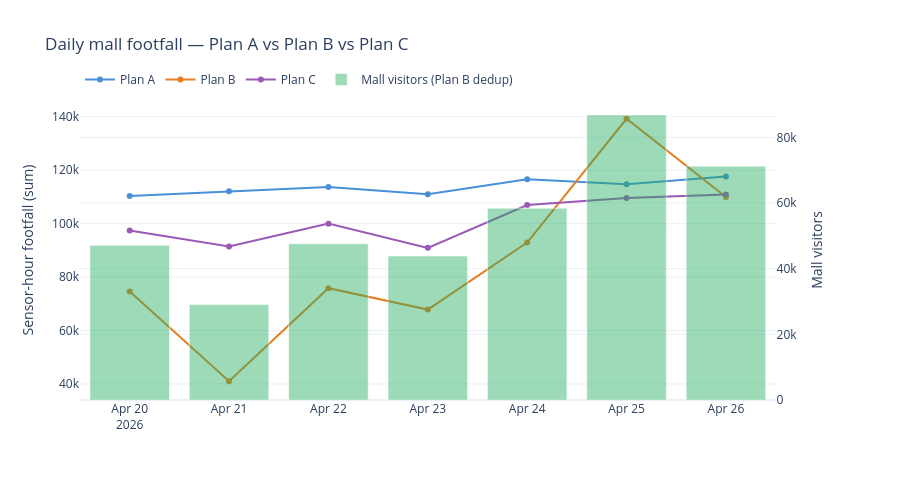
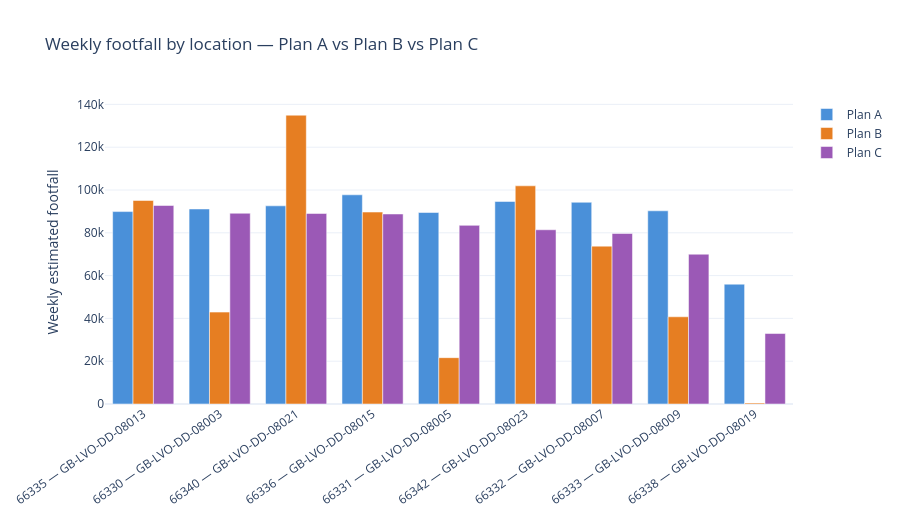
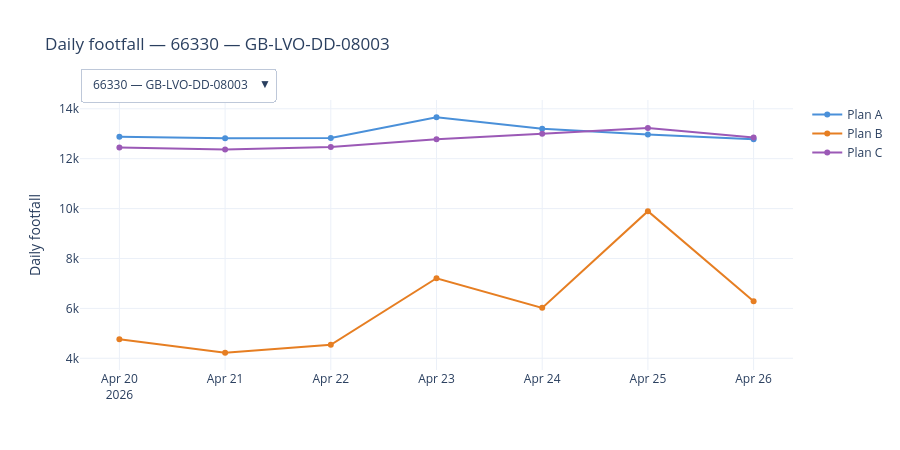
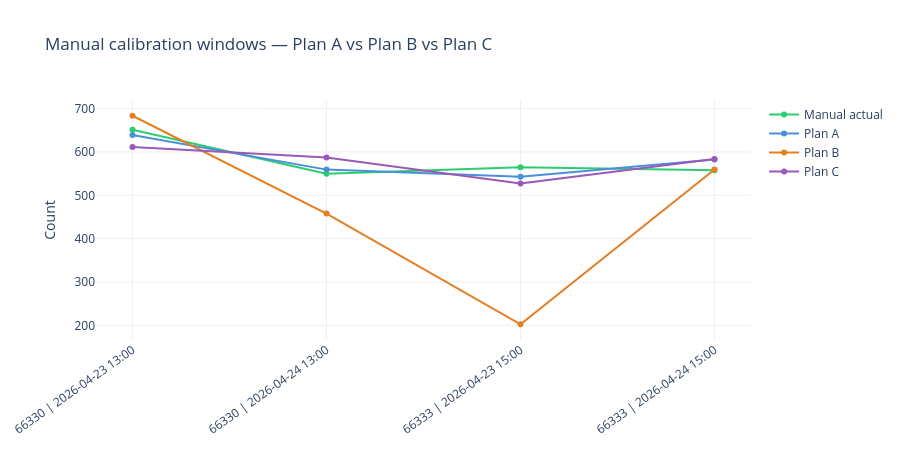

Notebook code cell kept with these figures, in order:
### Markdown cell above
## Interactive dashboards — Plan A / Plan B / Plan C

- Daily mall footfall (all three plans) + mall visitors
- Weekly footfall by location
- Daily footfall by location (dropdown)
- Manual calibration windows
- Hourly mall visitors

### Code cell
plot_task1_abc_interactive(task1_abc, facilities=facilities)

### Figure 1 — Plotly figure (JSON) as saved in the notebook; plotly's stock layout.template omitted (floating-point values rounded to 4 significant figures)
{"data": [{"line": {"color": "#4a90d9", "width": 2}, "mode": "lines+markers", "name": "Plan A", "type": "scatter", "x": ["2026-04-20T00:00:00.000000000", "2026-04-21T00:00:00.000000000", "2026-04-22T00:00:00.000000000", "2026-04-23T00:00:00.000000000", "2026-04-24T00:00:00.000000000", "2026-04-25T00:00:00.000000000", "2026-04-26T00:00:00.000000000"], "xaxis": "x", "y": [110300.0, 112100.0, 113700.0, 111000.0, 116600.0, 114700.0, 117600.0], "yaxis": "y"}, {"line": {"color": "#e67e22", "width": 2}, "mode": "lines+markers", "name": "Plan B", "type": "scatter", "x": ["2026-04-20T00:00:00.000000000", "2026-04-21T00:00:00.000000000", "2026-04-22T00:00:00.000000000", "2026-04-23T00:00:00.000000000", "2026-04-24T00:00:00.000000000", "2026-04-25T00:00:00.000000000", "2026-04-26T00:00:00.000000000"], "xaxis": "x", "y": [74560.0, 41010.0, 75840.0, 67820.0, 92910.0, 139200.0, 109900.0], "yaxis": "y"}, {"line": {"color": "#9b59b6", "width": 2}, "mode": "lines+markers", "name": "Plan C", "type": "scatter", "x": ["2026-04-20T00:00:00.000000000", "2026-04-21T00:00:00.000000000", "2026-04-22T00:00:00.000000000", "2026-04-23T00:00:00.000000000", "2026-04-24T00:00:00.000000000", "2026-04-25T00:00:00.000000000", "2026-04-26T00:00:00.000000000"], "xaxis": "x", "y": [97450.0, 91470.0, 99980.0, 90910.0, 106900.0, 109600.0, 110900.0], "yaxis": "y"}, {"marker": {"color": "rgba(39, 174, 96, 0.45)"}, "name": "Mall visitors (Plan B dedup)", "type": "bar", "x": ["2026-04-20T00:00:00.000000000", "2026-04-21T00:00:00.000000000", "2026-04-22T00:00:00.000000000", "2026-04-23T00:00:00.000000000", "2026-04-24T00:00:00.000000000", "2026-04-25T00:00:00.000000000", "2026-04-26T00:00:00.000000000"], "xaxis": "x", "y": [47110.0, 29050.0, 47570.0, 43830.0, 58380.0, 86800.0, 71220.0], "yaxis": "y2"}], "layout": {"height": 480, "hovermode": "x unified", "legend": {"orientation": "h", "y": 1.02, "yanchor": "bottom"}, "title": {"text": "Daily mall footfall — Plan A vs Plan B vs Plan C"}, "xaxis": {"anchor": "y", "domain": [0, 0.94]}, "yaxis": {"anchor": "x", "domain": [0, 1], "title": {"text": "Sensor-hour footfall (sum)"}}, "yaxis2": {"anchor": "x", "overlaying": "y", "side": "right", "title": {"text": "Mall visitors"}}}}

### Figure 2 — Plotly figure (JSON) as saved in the notebook; plotly's stock layout.template omitted (floating-point values rounded to 4 significant figures)
{"data": [{"marker": {"color": "#4a90d9"}, "name": "Plan A", "type": "bar", "x": ["66335 — GB-LVO-DD-08013", "66330 — GB-LVO-DD-08003", "66340 — GB-LVO-DD-08021", "66336 — GB-LVO-DD-08015", "66331 — GB-LVO-DD-08005", "66342 — GB-LVO-DD-08023", "66332 — GB-LVO-DD-08007", "66333 — GB-LVO-DD-08009", "66338 — GB-LVO-DD-08019"], "y": [89920.0, 91130.0, 92600.0, 97760.0, 89480.0, 94640.0, 94270.0, 90280.0, 55990.0]}, {"marker": {"color": "#e67e22"}, "name": "Plan B", "type": "bar", "x": ["66335 — GB-LVO-DD-08013", "66330 — GB-LVO-DD-08003", "66340 — GB-LVO-DD-08021", "66336 — GB-LVO-DD-08015", "66331 — GB-LVO-DD-08005", "66342 — GB-LVO-DD-08023", "66332 — GB-LVO-DD-08007", "66333 — GB-LVO-DD-08009", "66338 — GB-LVO-DD-08019"], "y": [95110.0, 42940.0, 135000.0, 89700.0, 21660.0, 102000.0, 73770.0, 40750.0, 456.3]}, {"marker": {"color": "#9b59b6"}, "name": "Plan C", "type": "bar", "x": ["66335 — GB-LVO-DD-08013", "66330 — GB-LVO-DD-08003", "66340 — GB-LVO-DD-08021", "66336 — GB-LVO-DD-08015", "66331 — GB-LVO-DD-08005", "66342 — GB-LVO-DD-08023", "66332 — GB-LVO-DD-08007", "66333 — GB-LVO-DD-08009", "66338 — GB-LVO-DD-08019"], "y": [92760.0, 89130.0, 89030.0, 88790.0, 83470.0, 81420.0, 79680.0, 70000.0, 32940.0]}], "layout": {"barmode": "group", "height": 520, "title": {"text": "Weekly footfall by location — Plan A vs Plan B vs Plan C"}, "xaxis": {"tickangle": -35}, "yaxis": {"title": {"text": "Weekly estimated footfall"}}}}

### Figure 3 — Plotly figure (JSON) as saved in the notebook; plotly's stock layout.template omitted (floating-point values rounded to 4 significant figures)
{"data": [{"line": {"color": "#4a90d9", "width": 2}, "mode": "lines+markers", "name": "Plan A", "type": "scatter", "visible": true, "x": ["2026-04-20T00:00:00.000000000", "2026-04-21T00:00:00.000000000", "2026-04-22T00:00:00.000000000", "2026-04-23T00:00:00.000000000", "2026-04-24T00:00:00.000000000", "2026-04-25T00:00:00.000000000", "2026-04-26T00:00:00.000000000"], "y": [12880.0, 12820.0, 12830.0, 13660.0, 13200.0, 12970.0, 12780.0]}, {"line": {"color": "#e67e22", "width": 2}, "mode": "lines+markers", "name": "Plan B", "type": "scatter", "visible": true, "x": ["2026-04-20T00:00:00.000000000", "2026-04-21T00:00:00.000000000", "2026-04-22T00:00:00.000000000", "2026-04-23T00:00:00.000000000", "2026-04-24T00:00:00.000000000", "2026-04-25T00:00:00.000000000", "2026-04-26T00:00:00.000000000"], "y": [4761.0, 4222.0, 4543.0, 7208.0, 6021.0, 9896.0, 6287.0]}, {"line": {"color": "#9b59b6", "width": 2}, "mode": "lines+markers", "name": "Plan C", "type": "scatter", "visible": true, "x": ["2026-04-20T00:00:00.000000000", "2026-04-21T00:00:00.000000000", "2026-04-22T00:00:00.000000000", "2026-04-23T00:00:00.000000000", "2026-04-24T00:00:00.000000000", "2026-04-25T00:00:00.000000000", "2026-04-26T00:00:00.000000000"], "y": [12440.0, 12370.0, 12470.0, 12780.0, 12990.0, 13230.0, 12840.0]}, {"line": {"color": "#4a90d9", "width": 2}, "mode": "lines+markers", "name": "Plan A", "type": "scatter", "visible": false, "x": ["2026-04-20T00:00:00.000000000", "2026-04-21T00:00:00.000000000", "2026-04-22T00:00:00.000000000", "2026-04-23T00:00:00.000000000", "2026-04-24T00:00:00.000000000", "2026-04-25T00:00:00.000000000", "2026-04-26T00:00:00.000000000"], "y": [12710.0, 12630.0, 12630.0, 12520.0, 12660.0, 12990.0, 13360.0]}, {"line": {"color": "#e67e22", "width": 2}, "mode": "lines+markers", "name": "Plan B", "type": "scatter", "visible": false, "x": ["2026-04-20T00:00:00.000000000", "2026-04-21T00:00:00.000000000", "2026-04-22T00:00:00.000000000", "2026-04-23T00:00:00.000000000", "2026-04-24T00:00:00.000000000", "2026-04-25T00:00:00.000000000", "2026-04-26T00:00:00.000000000"], "y": [2844.0, 2644.0, 2301.0, 974.9, 3419.0, 3236.0, 6238.0]}, {"line": {"color": "#9b59b6", "width": 2}, "mode": "lines+markers", "name": "Plan C", "type": "scatter", "visible": false, "x": ["2026-04-20T00:00:00.000000000", "2026-04-21T00:00:00.000000000", "2026-04-22T00:00:00.000000000", "2026-04-23T00:00:00.000000000", "2026-04-24T00:00:00.000000000", "2026-04-25T00:00:00.000000000", "2026-04-26T00:00:00.000000000"], "y": [11910.0, 11840.0, 11710.0, 10820.0, 12160.0, 12190.0, 12850.0]}, {"line": {"color": "#4a90d9", "width": 2}, "mode": "lines+markers", "name": "Plan A", "type": "scatter", "visible": false, "x": ["2026-04-20T00:00:00.000000000", "2026-04-21T00:00:00.000000000", "2026-04-22T00:00:00.000000000", "2026-04-23T00:00:00.000000000", "2026-04-24T00:00:00.000000000", "2026-04-25T00:00:00.000000000", "2026-04-26T00:00:00.000000000"], "y": [14140.0, 13250.0, 14320.0, 12480.0, 13610.0, 13280.0, 13180.0]}, {"line": {"color": "#e67e22", "width": 2}, "mode": "lines+markers", "name": "Plan B", "type": "scatter", "visible": false, "x": ["2026-04-20T00:00:00.000000000", "2026-04-21T00:00:00.000000000", "2026-04-22T00:00:00.000000000", "2026-04-23T00:00:00.000000000", "2026-04-24T00:00:00.000000000", "2026-04-25T00:00:00.000000000", "2026-04-26T00:00:00.000000000"], "y": [18080.0, 2909.0, 21260.0, 47.95, 5420.0, 21750.0, 4299.0]}, {"line": {"color": "#9b59b6", "width": 2}, "mode": "lines+markers", "name": "Plan C", "type": "scatter", "visible": false, "x": ["2026-04-20T00:00:00.000000000", "2026-04-21T00:00:00.000000000", "2026-04-22T00:00:00.000000000", "2026-04-23T00:00:00.000000000", "2026-04-24T00:00:00.000000000", "2026-04-25T00:00:00.000000000", "2026-04-26T00:00:00.000000000"], "y": [12840.0, 10710.0, 13450.0, 6216.0, 11480.0, 13420.0, 11560.0]}, {"line": {"color": "#4a90d9", "width": 2}, "mode": "lines+markers", "name": "Plan A", "type": "scatter", "visible": false, "x": ["2026-04-20T00:00:00.000000000", "2026-04-21T00:00:00.000000000", "2026-04-22T00:00:00.000000000", "2026-04-23T00:00:00.000000000", "2026-04-24T00:00:00.000000000", "2026-04-25T00:00:00.000000000", "2026-04-26T00:00:00.000000000"], "y": [12410.0, 12410.0, 12410.0, 12660.0, 13160.0, 13870.0, 13350.0]}, {"line": {"color": "#e67e22", "width": 2}, "mode": "lines+markers", "name": "Plan B", "type": "scatter", "visible": false, "x": ["2026-04-20T00:00:00.000000000", "2026-04-21T00:00:00.000000000", "2026-04-22T00:00:00.000000000", "2026-04-23T00:00:00.000000000", "2026-04-24T00:00:00.000000000", "2026-04-25T00:00:00.000000000", "2026-04-26T00:00:00.000000000"], "y": [30.52, 32.2, 34.8, 5292.0, 8943.0, 16550.0, 9870.0]}, {"line": {"color": "#9b59b6", "width": 2}, "mode": "lines+markers", "name": "Plan C", "type": "scatter", "visible": false, "x": ["2026-04-20T00:00:00.000000000", "2026-04-21T00:00:00.000000000", "2026-04-22T00:00:00.000000000", "2026-04-23T00:00:00.000000000", "2026-04-24T00:00:00.000000000", "2026-04-25T00:00:00.000000000", "2026-04-26T00:00:00.000000000"], "y": [7042.0, 5673.0, 7371.0, 11820.0, 12230.0, 13160.0, 12700.0]}, {"line": {"color": "#4a90d9", "width": 2}, "mode": "lines+markers", "name": "Plan A", "type": "scatter", "visible": false, "x": ["2026-04-20T00:00:00.000000000", "2026-04-21T00:00:00.000000000", "2026-04-22T00:00:00.000000000", "2026-04-23T00:00:00.000000000", "2026-04-24T00:00:00.000000000", "2026-04-25T00:00:00.000000000", "2026-04-26T00:00:00.000000000"], "y": [12560.0, 12490.0, 12500.0, 13020.0, 13170.0, 13170.0, 13010.0]}, {"line": {"color": "#e67e22", "width": 2}, "mode": "lines+markers", "name": "Plan B", "type": "scatter", "visible": false, "x": ["2026-04-20T00:00:00.000000000", "2026-04-21T00:00:00.000000000", "2026-04-22T00:00:00.000000000", "2026-04-23T00:00:00.000000000", "2026-04-24T00:00:00.000000000", "2026-04-25T00:00:00.000000000", "2026-04-26T00:00:00.000000000"], "y": [10170.0, 4702.0, 5677.0, 18810.0, 21140.0, 14280.0, 20330.0]}, {"line": {"color": "#9b59b6", "width": 2}, "mode": "lines+markers", "name": "Plan C", "type": "scatter", "visible": false, "x": ["2026-04-20T00:00:00.000000000", "2026-04-21T00:00:00.000000000", "2026-04-22T00:00:00.000000000", "2026-04-23T00:00:00.000000000", "2026-04-24T00:00:00.000000000", "2026-04-25T00:00:00.000000000", "2026-04-26T00:00:00.000000000"], "y": [13100.0, 12040.0, 12230.0, 13940.0, 14080.0, 13450.0, 13910.0]}, {"line": {"color": "#4a90d9", "width": 2}, "mode": "lines+markers", "name": "Plan A", "type": "scatter", "visible": false, "x": ["2026-04-20T00:00:00.000000000", "2026-04-21T00:00:00.000000000", "2026-04-22T00:00:00.000000000", "2026-04-23T00:00:00.000000000", "2026-04-24T00:00:00.000000000", "2026-04-25T00:00:00.000000000", "2026-04-26T00:00:00.000000000"], "y": [14050.0, 13900.0, 14100.0, 14330.0, 14300.0, 13050.0, 14030.0]}, {"line": {"color": "#e67e22", "width": 2}, "mode": "lines+markers", "name": "Plan B", "type": "scatter", "visible": false, "x": ["2026-04-20T00:00:00.000000000", "2026-04-21T00:00:00.000000000", "2026-04-22T00:00:00.000000000", "2026-04-23T00:00:00.000000000", "2026-04-24T00:00:00.000000000", "2026-04-25T00:00:00.000000000", "2026-04-26T00:00:00.000000000"], "y": [14400.0, 13630.0, 15270.0, 8401.0, 13660.0, 12390.0, 11940.0]}, {"line": {"color": "#9b59b6", "width": 2}, "mode": "lines+markers", "name": "Plan C", "type": "scatter", "visible": false, "x": ["2026-04-20T00:00:00.000000000", "2026-04-21T00:00:00.000000000", "2026-04-22T00:00:00.000000000", "2026-04-23T00:00:00.000000000", "2026-04-24T00:00:00.000000000", "2026-04-25T00:00:00.000000000", "2026-04-26T00:00:00.000000000"], "y": [12800.0, 12800.0, 12890.0, 12040.0, 12930.0, 12680.0, 12650.0]}, {"line": {"color": "#4a90d9", "width": 2}, "mode": "lines+markers", "name": "Plan A", "type": "scatter", "visible": false, "x": ["2026-04-20T00:00:00.000000000", "2026-04-21T00:00:00.000000000", "2026-04-22T00:00:00.000000000", "2026-04-23T00:00:00.000000000", "2026-04-24T00:00:00.000000000", "2026-04-25T00:00:00.000000000", "2026-04-26T00:00:00.000000000"], "y": [5722.0, 9350.0, 8836.0, 5687.0, 9317.0, 6721.0, 10360.0]}, {"line": {"color": "#e67e22", "width": 2}, "mode": "lines+markers", "name": "Plan B", "type": "scatter", "visible": false, "x": ["2026-04-20T00:00:00.000000000", "2026-04-21T00:00:00.000000000", "2026-04-22T00:00:00.000000000", "2026-04-23T00:00:00.000000000", "2026-04-24T00:00:00.000000000", "2026-04-25T00:00:00.000000000", "2026-04-26T00:00:00.000000000"], "y": [51.03, 102.4, 83.35, 0.55, 56.95, 12.17, 149.8]}, {"line": {"color": "#9b59b6", "width": 2}, "mode": "lines+markers", "name": "Plan C", "type": "scatter", "visible": false, "x": ["2026-04-20T00:00:00.000000000", "2026-04-21T00:00:00.000000000", "2026-04-22T00:00:00.000000000", "2026-04-23T00:00:00.000000000", "2026-04-24T00:00:00.000000000", "2026-04-25T00:00:00.000000000", "2026-04-26T00:00:00.000000000"], "y": [3957.0, 6378.0, 6030.0, 1285.0, 4857.0, 3493.0, 6935.0]}, {"line": {"color": "#4a90d9", "width": 2}, "mode": "lines+markers", "name": "Plan A", "type": "scatter", "visible": false, "x": ["2026-04-20T00:00:00.000000000", "2026-04-21T00:00:00.000000000", "2026-04-22T00:00:00.000000000", "2026-04-23T00:00:00.000000000", "2026-04-24T00:00:00.000000000", "2026-04-25T00:00:00.000000000", "2026-04-26T00:00:00.000000000"], "y": [13320.0, 13330.0, 13410.0, 12430.0, 12960.0, 14150.0, 13010.0]}, {"line": {"color": "#e67e22", "width": 2}, "mode": "lines+markers", "name": "Plan B", "type": "scatter", "visible": false, "x": ["2026-04-20T00:00:00.000000000", "2026-04-21T00:00:00.000000000", "2026-04-22T00:00:00.000000000", "2026-04-23T00:00:00.000000000", "2026-04-24T00:00:00.000000000", "2026-04-25T00:00:00.000000000", "2026-04-26T00:00:00.000000000"], "y": [23340.0, 12720.0, 25620.0, 60.06, 17670.0, 36080.0, 19460.0]}, {"line": {"color": "#9b59b6", "width": 2}, "mode": "lines+markers", "name": "Plan C", "type": "scatter", "visible": false, "x": ["2026-04-20T00:00:00.000000000", "2026-04-21T00:00:00.000000000", "2026-04-22T00:00:00.000000000", "2026-04-23T00:00:00.000000000", "2026-04-24T00:00:00.000000000", "2026-04-25T00:00:00.000000000", "2026-04-26T00:00:00.000000000"], "y": [13810.0, 12940.0, 14070.0, 7862.0, 13090.0, 14160.0, 13100.0]}, {"line": {"color": "#4a90d9", "width": 2}, "mode": "lines+markers", "name": "Plan A", "type": "scatter", "visible": false, "x": ["2026-04-20T00:00:00.000000000", "2026-04-21T00:00:00.000000000", "2026-04-22T00:00:00.000000000", "2026-04-23T00:00:00.000000000", "2026-04-24T00:00:00.000000000", "2026-04-25T00:00:00.000000000", "2026-04-26T00:00:00.000000000"], "y": [12550.0, 11930.0, 12640.0, 14220.0, 14230.0, 14530.0, 14540.0]}, {"line": {"color": "#e67e22", "width": 2}, "mode": "lines+markers", "name": "Plan B", "type": "scatter", "visible": false, "x": ["2026-04-20T00:00:00.000000000", "2026-04-21T00:00:00.000000000", "2026-04-22T00:00:00.000000000", "2026-04-23T00:00:00.000000000", "2026-04-24T00:00:00.000000000", "2026-04-25T00:00:00.000000000", "2026-04-26T00:00:00.000000000"], "y": [888.4, 41.02, 1055.0, 27020.0, 16580.0, 25030.0, 31340.0]}, {"line": {"color": "#9b59b6", "width": 2}, "mode": "lines+markers", "name": "Plan C", "type": "scatter", "visible": false, "x": ["2026-04-20T00:00:00.000000000", "2026-04-21T00:00:00.000000000", "2026-04-22T00:00:00.000000000", "2026-04-23T00:00:00.000000000", "2026-04-24T00:00:00.000000000", "2026-04-25T00:00:00.000000000", "2026-04-26T00:00:00.000000000"], "y": [9542.0, 6716.0, 9768.0, 14160.0, 13090.0, 13800.0, 14350.0]}], "layout": {"height": 450, "hovermode": "x unified", "title": {"text": "Daily footfall — 66330 — GB-LVO-DD-08003"}, "updatemenus": [{"buttons": [{"args": [{"visible": [true, true, true, false, false, false, false, false, false, false, false, false, false, false, false, false, false, false, false, false, false, false, false, false, false, false, false]}, {"title": "Daily footfall — 66330 — GB-LVO-DD-08003"}], "label": "66330 — GB-LVO-DD-08003", "method": "update"}, {"args": [{"visible": [false, false, false, true, true, true, false, false, false, false, false, false, false, false, false, false, false, false, false, false, false, false, false, false, false, false, false]}, {"title": "Daily footfall — 66331 — GB-LVO-DD-08005"}], "label": "66331 — GB-LVO-DD-08005", "method": "update"}, {"args": [{"visible": [false, false, false, false, false, false, true, true, true, false, false, false, false, false, false, false, false, false, false, false, false, false, false, false, false, false, false]}, {"title": "Daily footfall — 66332 — GB-LVO-DD-08007"}], "label": "66332 — GB-LVO-DD-08007", "method": "update"}, {"args": [{"visible": [false, false, false, false, false, false, false, false, false, true, true, true, false, false, false, false, false, false, false, false, false, false, false, false, false, false, false]}, {"title": "Daily footfall — 66333 — GB-LVO-DD-08009"}], "label": "66333 — GB-LVO-DD-08009", "method": "update"}, {"args": [{"visible": [false, false, false, false, false, false, false, false, false, false, false, false, true, true, true, false, false, false, false, false, false, false, false, false, false, false, false]}, {"title": "Daily footfall — 66335 — GB-LVO-DD-08013"}], "label": "66335 — GB-LVO-DD-08013", "method": "update"}, {"args": [{"visible": [false, false, false, false, false, false, false, false, false, false, false, false, false, false, false, true, true, true, false, false, false, false, false, false, false, false, false]}, {"title": "Daily footfall — 66336 — GB-LVO-DD-08015"}], "label": "66336 — GB-LVO-DD-08015", "method": "update"}, {"args": [{"visible": [false, false, false, false, false, false, false, false, false, false, false, false, false, false, false, false, false, false, true, true, true, false, false, false, false, false, false]}, {"title": "Daily footfall — 66338 — GB-LVO-DD-08019"}], "label": "66338 — GB-LVO-DD-08019", "method": "update"}, {"args": [{"visible": [false, false, false, false, false, false, false, false, false, false, false, false, false, false, false, false, false, false, false, false, false, true, true, true, false, false, false]}, {"title": "Daily footfall — 66340 — GB-LVO-DD-08021"}], "label": "66340 — GB-LVO-DD-08021", "method": "update"}, {"args": [{"visible": [false, false, false, false, false, false, false, false, false, false, false, false, false, false, false, false, false, false, false, false, false, false, false, false, true, true, true]}, {"title": "Daily footfall — 66342 — GB-LVO-DD-08023"}], "label": "66342 — GB-LVO-DD-08023", "method": "update"}], "direction": "down", "showactive": true, "x": 0, "xanchor": "left", "y": 1.12}], "yaxis": {"title": {"text": "Daily footfall"}}}}

### Figure 4 — Plotly figure (JSON) as saved in the notebook; plotly's stock layout.template omitted (floating-point values rounded to 4 significant figures)
{"data": [{"line": {"color": "#2ecc71", "width": 2}, "mode": "lines+markers", "name": "Manual actual", "type": "scatter", "x": ["66330 | 2026-04-23 13:00", "66330 | 2026-04-24 13:00", "66333 | 2026-04-23 15:00", "66333 | 2026-04-24 15:00"], "y": [651.0, 550.0, 565.0, 558.0]}, {"line": {"color": "#4a90d9", "width": 2}, "mode": "lines+markers", "name": "Plan A", "type": "scatter", "x": ["66330 | 2026-04-23 13:00", "66330 | 2026-04-24 13:00", "66333 | 2026-04-23 15:00", "66333 | 2026-04-24 15:00"], "y": [639.1, 559.3, 542.8, 582.8]}, {"line": {"color": "#e67e22", "width": 2}, "mode": "lines+markers", "name": "Plan B", "type": "scatter", "x": ["66330 | 2026-04-23 13:00", "66330 | 2026-04-24 13:00", "66333 | 2026-04-23 15:00", "66333 | 2026-04-24 15:00"], "y": [683.5, 457.8, 202.5, 559.6]}, {"line": {"color": "#9b59b6", "width": 2}, "mode": "lines+markers", "name": "Plan C", "type": "scatter", "x": ["66330 | 2026-04-23 13:00", "66330 | 2026-04-24 13:00", "66333 | 2026-04-23 15:00", "66333 | 2026-04-24 15:00"], "y": [611.4, 587.4, 527.1, 583.5]}], "layout": {"height": 450, "hovermode": "x unified", "title": {"text": "Manual calibration windows — Plan A vs Plan B vs Plan C"}, "xaxis": {"tickangle": -35}, "yaxis": {"title": {"text": "Count"}}}}
